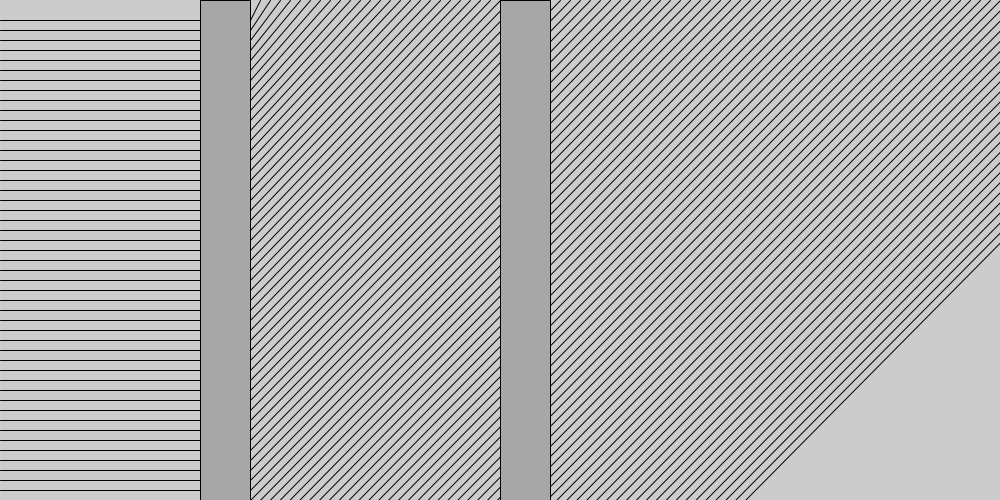
Frame 1 (no input)
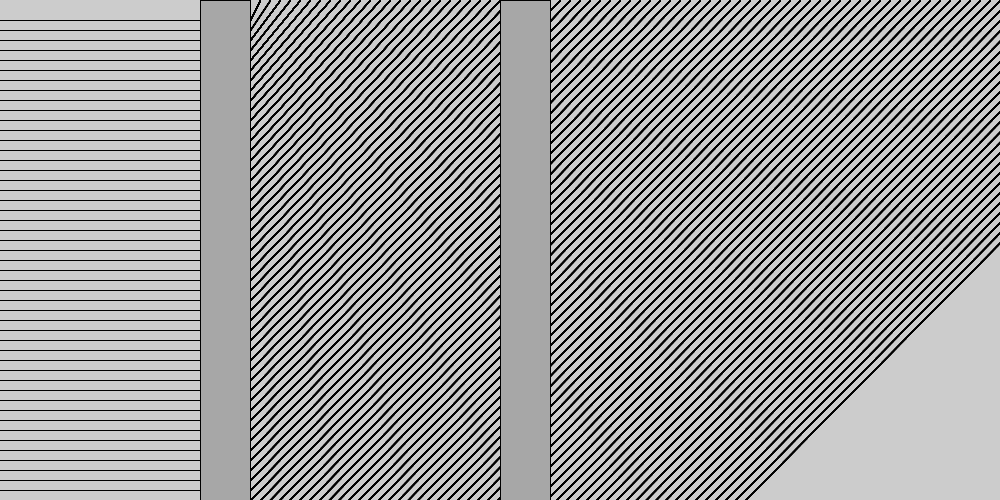
Frame 60 (the mouse pressed at the canvas centre just before this capture)
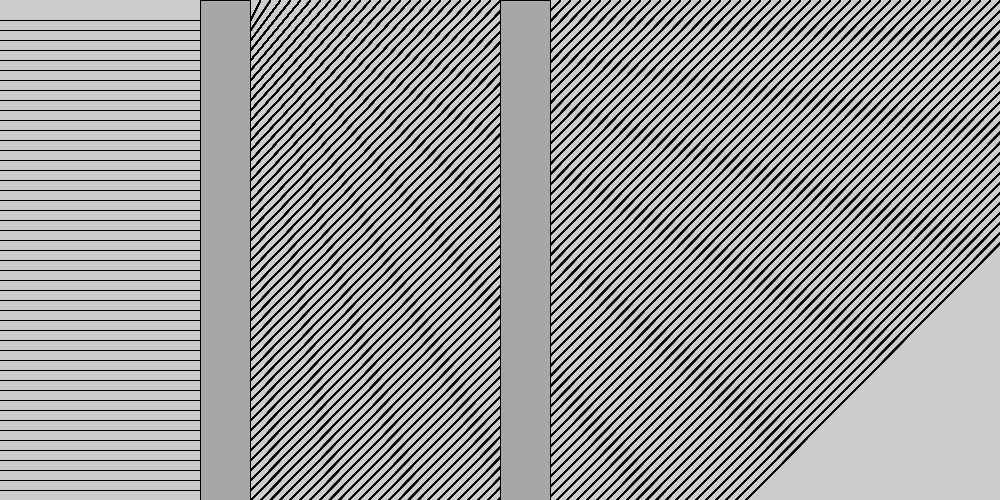
Frame 120 (the mouse held since frame 60 and released just before this capture)

The Processing sketch that drew these frames (run headless with seeded random() and noise(); from frame 60 on, the mouse is pressed at the canvas centre):

// Processing sketch: sketch_180301a
// ── sketch_180301a.pde

int x1,x2,y1,y2;
int push;

void setup(){
  size(1000,500);
  x1 = 10;
  x2 = 10;
  y1 = 10;
  y2= 10;
}

void draw(){
  //Draws straight lien down
  for(int i = 10;  i < 500; i += 10){
    line(0,y1 + i ,200, y1+ i );
    
  }
  //Draw a box inbetweeen
  fill(167);
  rect(200,0,50,500);
  
  
  //Draw midle lines
  for(int i = 10;  i < 1000; i += 10){
  //  push +=5;
    line(250,10+i,250+i,0);
    
  }
  //Draw a square ontop
   fill(167);
  rect(500,0,50,500);
  
 
  
}
